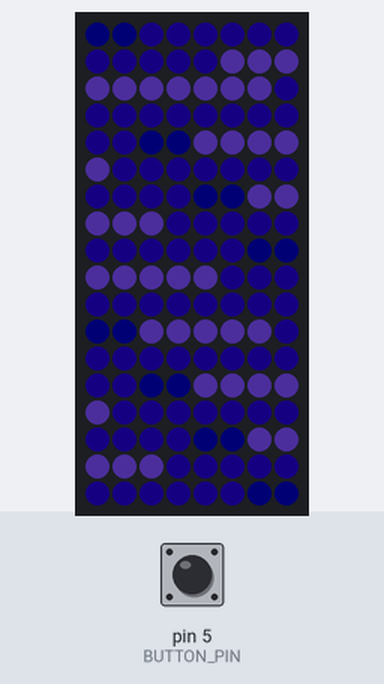
Bench run of a sketch on a simulated Arduino Uno, built with avr-gcc and run on an emulated ATmega328P. Shown: 8×18 RGB LED matrix (first LED top left, wired row by row). The inputs (shaded band) are chosen by the test bench; at power-on: pin 5 (BUTTON_PIN) LOW. Dim RGB values are drawn brighter than linear.

Above: at 4.2 s.
4.3 s: pin 5 (BUTTON_PIN) pulled HIGH for 0.15 s
At 4.48 s:
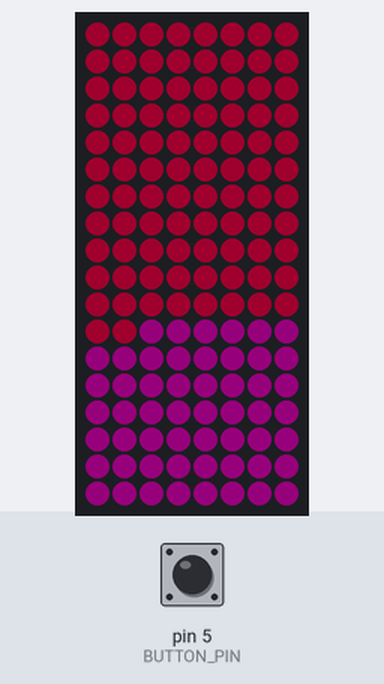
5.0 s: pin 5 (BUTTON_PIN) pulled HIGH for 1 s
At 5.09 s:
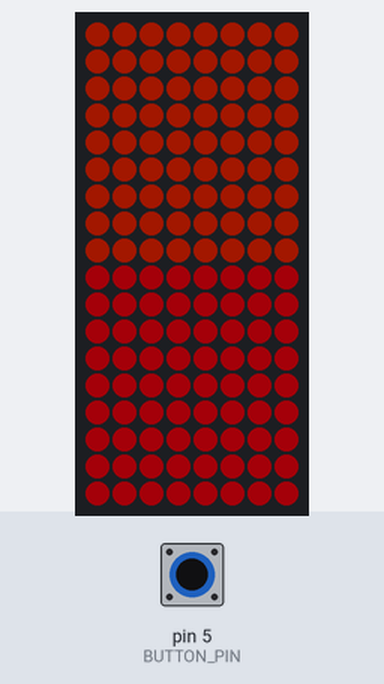
6.6 s: pin 5 (BUTTON_PIN) pulled HIGH for 0.15 s
At 6.93 s:
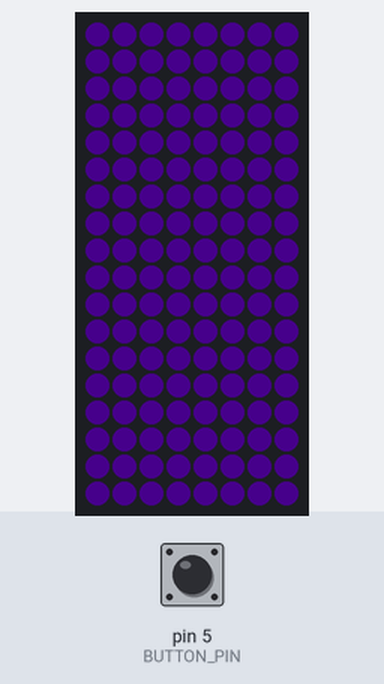
7.3 s: pin 5 (BUTTON_PIN) pulled HIGH for 3.2 s
At 7.69 s:
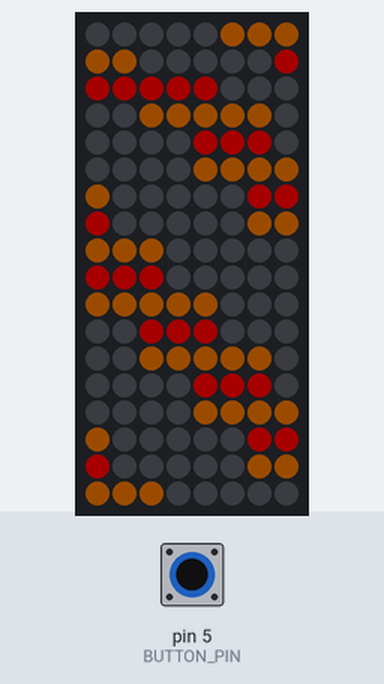
11.1 s: pin 5 (BUTTON_PIN) pulled HIGH for 0.15 s
At 11.41 s:
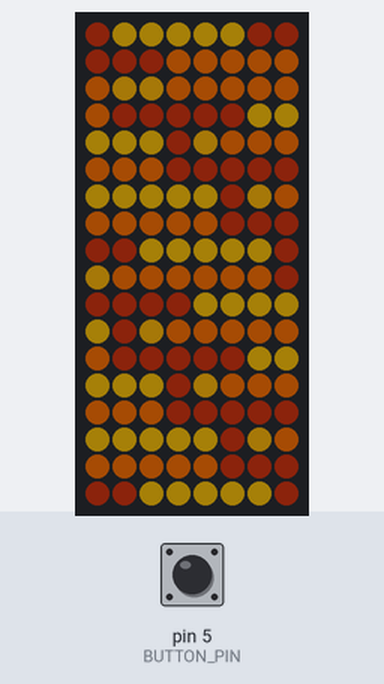
11.8 s: pin 5 (BUTTON_PIN) pulled HIGH for 1 s
At 12.65 s:
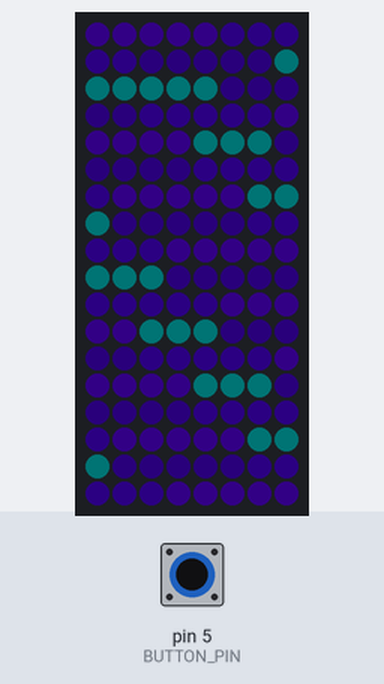
Timing chart, 0 to 14.4 s (numbered marks = the images above; inputs shaded):
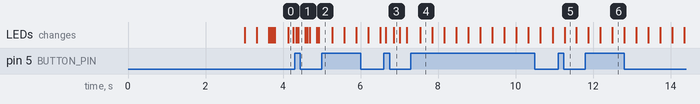

Measured:
- after the input at 4.3 s, the LEDs: first change at once (image 1 shows a later state)
- after the input at 6.6 s, the LEDs: first change after 0.05 s (image 3 shows a later state)
- after the input at 7.3 s, the LEDs: change after 0.24 s (image 4)
- after the input at 11.1 s, the LEDs: change after 0.16 s (image 5)
- after the input at 11.8 s, the LEDs: first change after 0.08 s (image 6 shows a later state)

The sketch:

main.ino
```cpp
#include <FastLED.h>
#include <Button.h>        //https://github.com/JChristensen/Button

// LED related
#define LED_PIN     2
#define NUM_COLUMNS 8
#define NUM_ROWS    18
#define NUM_LEDS    NUM_COLUMNS * NUM_ROWS
#define BRIGHTNESS  40
#define LED_TYPE    WS2812B
#define COLOR_ORDER GRB
#define NUMBER_OF_ANIMATIONS 8

// Button related
#define BUTTON_PIN  5
#define BUTTON_PULLUP false
#define BUTTON_INVERT true
#define BUTTON_DEBOUNCE 20

CRGB leds[NUM_LEDS];
Button theButton(BUTTON_PIN, BUTTON_PULLUP, BUTTON_INVERT, BUTTON_DEBOUNCE);

// Led numbers arranged in a matrix. Notice first column has reversed order, and all
// other columns increment downwards.
int matrix[NUM_ROWS][NUM_COLUMNS] = {
  {17,18,36,54,72,90,108,126},
  {16,19,37,55,73,91,109,127},
  {15,20,38,56,74,92,110,128},
  {14,21,39,57,75,93,111,129},
  {13,22,40,58,76,94,112,130},
  {12,23,41,59,77,95,113,131},
  {11,24,42,60,78,96,114,132},
  {10,25,43,61,79,97,115,133},
  {9,26,44,62,80,98,116,134},
  {8,27,45,63,81,99,117,135},
  {7,28,46,64,82,100,118,136},
  {6,29,47,65,83,101,119,137},
  {5,30,48,66,84,102,120,138},
  {4,31,49,67,85,103,121,139},
  {3,32,50,68,86,104,122,140},
  {2,33,51,69,87,105,123,141},
  {1,34,52,70,88,106,124,142},
  {0,35,53,71,89,107,125,143}
};


#define UPDATES_PER_SECOND 100

CRGBPalette16 currentPalette;
TBlendType    currentBlending;
int currentPaletteIndex = 0;
int currentAnimationIndex = 0;

// Gradient palette "bhw4_063_gp", originally from
// http://soliton.vm.bytemark.co.uk/pub/cpt-city/bhw/bhw4/tn/bhw4_063.png.index.html
// converted for FastLED with gammas (2.6, 2.2, 2.5)
// Size: 76 bytes of program space.

DEFINE_GRADIENT_PALETTE( bhw4_063_gp ) {
    0,   8,  3,  1,
   20,  50, 17,  1,
   35,  19, 13,  5,
   48, 242,115,  9,
   61, 252,184, 17,
   76, 252,114,  9,
   89,  75, 24,  7,
   99, 252,195, 14,
  117,  75, 24,  7,
  130, 210, 77,  6,
  140, 103, 33,  3,
  153,  10,  9,  9,
  168, 252,213, 21,
  186,  18,  6,  1,
  196,  50, 17,  1,
  209,   6,  4,  2,
  224,  91, 87, 72,
  242,  17,  9,  3,
  255,   4,  1, 12}
;

extern CRGBPalette16 bhw4_063_p = bhw4_063_gp;

// Gradient palette "bhw2_50_gp", originally from
// http://soliton.vm.bytemark.co.uk/pub/cpt-city/bhw/bhw2/tn/bhw2_50.png.index.html
// converted for FastLED with gammas (2.6, 2.2, 2.5)
// Size: 20 bytes of program space.

DEFINE_GRADIENT_PALETTE( bhw2_50_gp ) {
    0,   8,  2, 23,
   84,  47,  7,102,
  138,  16, 46,147,
  173,   2,127,203,
  255,   1,  7, 11
};

extern CRGBPalette16 bhw2_50_p = bhw2_50_gp;

// Gradient palette "bhw4_062_gp", originally from
// http://soliton.vm.bytemark.co.uk/pub/cpt-city/bhw/bhw4/tn/bhw4_062.png.index.html
// converted for FastLED with gammas (2.6, 2.2, 2.5)
// Size: 44 bytes of program space.

DEFINE_GRADIENT_PALETTE( bhw4_062_gp ) {
    0,   4,  1, 12,
   15,  10,  2, 25,
   35,  28, 16,138,
   63, 210,108,205,
  107,  47, 18, 74,
  137, 229,244,255,
  153, 165,118,228,
  178,  83, 53,174,
  209,   8,  2, 42,
  242,   1,  1, 12,
  255,   1,  1, 12
};

extern CRGBPalette16 bhw4_062_p = bhw4_062_gp;


void setup() {
    delay( 3000 ); // power-up safety delay
    FastLED.addLeds<LED_TYPE, LED_PIN, COLOR_ORDER>(leds, NUM_LEDS).setCorrection( TypicalLEDStrip );
    FastLED.setBrightness(BRIGHTNESS);

    pinMode(A0, INPUT);

    currentPalette = RainbowStripeColors_p;
    currentBlending = NOBLEND;
}

void loop() {
  static uint8_t startIndex = 0;

  // Motion speed
  startIndex = startIndex - 1;

  theButton.read();

  if (theButton.wasReleased()) {
    if (currentAnimationIndex < NUMBER_OF_ANIMATIONS - 1) {
      currentAnimationIndex = currentAnimationIndex + 1;
    } else {
      currentAnimationIndex = 0;
    }
  }

  switch (currentAnimationIndex) {
    case 0:
      topToBottomScrollAnimation5(startIndex);
      break;
    case 1:
      circularScrollAnimation(startIndex);
      break;
    case 2:
      topToBottomScrollAnimation2(startIndex);
      break;
    case 3:
      pulsatingColorsAnimation();
      break;
    case 4:
      topToBottomScrollAnimation(startIndex);
      break;
    case 5:
      topToBottomScrollAnimation3(startIndex);
      break;
    case 6:
      topToBottomScrollAnimation4(startIndex);
      break;
    case 7:
      runningClusterAnimation(startIndex);
      break;
  }

  FastLED.show();
  FastLED.delay(1000 / UPDATES_PER_SECOND);
}

void topToBottomScrollAnimation( uint8_t colorIndex) {
    currentPalette = RainbowStripeColors_p;
    uint8_t brightness = 255;

    for ( int row_index = 0; row_index < NUM_ROWS; row_index++) {  // 0...17
      for( int column_index = 0; column_index < NUM_COLUMNS; column_index++) { // 0...7
        leds[matrix[row_index][column_index]] = ColorFromPalette( currentPalette, colorIndex, brightness, currentBlending);
      }
      colorIndex += 3;
    }
}

void topToBottomScrollAnimation2( uint8_t colorIndex) {
    currentPalette = PartyColors_p;
    uint8_t brightness = 255;

    for ( int row_index = 0; row_index < NUM_ROWS; row_index++) {  // 0...17
      for( int column_index = 0; column_index < NUM_COLUMNS; column_index++) { // 0...7
        leds[matrix[row_index][column_index]] = ColorFromPalette( currentPalette, colorIndex, brightness, currentBlending);
      }
      colorIndex += 6;
    }
}

void topToBottomScrollAnimation3( uint8_t colorIndex) {
    currentPalette = bhw4_063_p;
    uint8_t brightness = 255;

    for ( int row_index = 0; row_index < NUM_ROWS; row_index++) {  // 0...17
      for( int column_index = 0; column_index < NUM_COLUMNS; column_index++) { // 0...7
        leds[matrix[row_index][column_index]] = ColorFromPalette( currentPalette, colorIndex, brightness, currentBlending);
      }
      colorIndex += 3;
    }
}

void topToBottomScrollAnimation4( uint8_t colorIndex) {
    currentPalette = bhw2_50_p;
    uint8_t brightness = 255;

    for ( int row_index = 0; row_index < NUM_ROWS; row_index++) {  // 0...17
      for( int column_index = 0; column_index < NUM_COLUMNS; column_index++) { // 0...7
        leds[matrix[row_index][column_index]] = ColorFromPalette( currentPalette, colorIndex, brightness, currentBlending);
      }
      colorIndex += 3;
    }
}

void topToBottomScrollAnimation5( uint8_t colorIndex) {
    currentPalette = bhw4_062_p;
    uint8_t brightness = 255;

    for ( int row_index = 0; row_index < NUM_ROWS; row_index++) {  // 0...17
      for( int column_index = 0; column_index < NUM_COLUMNS; column_index++) { // 0...7
        leds[matrix[row_index][column_index]] = ColorFromPalette( currentPalette, colorIndex, brightness, currentBlending);
      }
      colorIndex += 3;
    }
}

void circularScrollAnimation( uint8_t colorIndex) {
    currentPalette = PartyColors_p;
    uint8_t brightness = 255;

    for( int column_index = 0; column_index < NUM_COLUMNS; column_index++) { // 0...7
      for ( int row_index = 0; row_index < NUM_ROWS; row_index++) {  // 0...17
        leds[matrix[row_index][column_index]] = ColorFromPalette( currentPalette, colorIndex, brightness, currentBlending);
      }
      colorIndex += 3;
    }
}

void runningClusterAnimation (uint8_t colorIndex) {
  uint8_t brightness = 255;
  static uint8_t currentClusterCol = 0;
  static uint8_t currentClusterRow = 0;
  currentPalette = RainbowColors_p;
  static uint8_t skipCount = 0;

  for( int column_index = 0; column_index < NUM_COLUMNS; column_index++) {
    for ( int row_index = 0; row_index < (NUM_ROWS - 8); row_index++) {

      if (column_index == currentClusterCol && row_index == currentClusterRow) {
        // Add colors to 3 pixels in a row. The leading and trailing pixel should be faded.

        // Main col
        leds[matrix[row_index][column_index]] = ColorFromPalette( currentPalette, colorIndex, brightness, currentBlending);
        // Next col
        if (column_index >= NUM_COLUMNS) {  // On last column
          leds[matrix[row_index][0]] = ColorFromPalette( currentPalette, colorIndex, brightness / 2, currentBlending);
        } else {
          leds[matrix[row_index][column_index + 1]] = ColorFromPalette( currentPalette, colorIndex, brightness / 2, currentBlending);
        }
        // Prev col
        if (column_index == 0) { // On first column
          leds[matrix[row_index][NUM_COLUMNS - 2]] = ColorFromPalette( currentPalette, colorIndex, brightness / 2, currentBlending);
        } else {
          leds[matrix[row_index][column_index - 1]] = ColorFromPalette( currentPalette, colorIndex, brightness / 2, currentBlending);
        }
      } else {
        leds[matrix[row_index][column_index]] = CRGB::Black;
      }
    }
  }

  // Regulate traversing speed
  if (skipCount < 5) {
    skipCount = skipCount + 1;
    return;
  } else {
    skipCount = 0;
  }

  if (currentClusterRow >= (NUM_ROWS - 8) - 1) {
    currentClusterRow = 0;
  } else if (currentClusterCol >= NUM_COLUMNS - 1) {
    // On last column, switch to next row.
    currentClusterRow = currentClusterRow + 1;
  }

  if (currentClusterCol >= NUM_COLUMNS - 1) {
    // Last column
    currentClusterCol = 0;
  } else {
    currentClusterCol = currentClusterCol + 1;
  }
}

void pulsatingColorsAnimation () {
  currentPalette = PartyColors_p;
  static uint8_t brightnessDirection = 0;  // Incrementing
  static uint8_t brightness = 100;
  static uint8_t stepSize = 1;
  static uint8_t pulsatingColorIndex = 0;

  for ( int row_index = 0; row_index < NUM_ROWS; row_index++) {  // 0...17
    for( int column_index = 0; column_index < NUM_COLUMNS; column_index++) { // 0...7
      leds[matrix[row_index][column_index]] = ColorFromPalette( currentPalette, pulsatingColorIndex, brightness, currentBlending);
    }
  }

  if (brightness >= 250 && brightnessDirection == 0) {
    brightnessDirection = 1;
  } else if (brightness <= 25 && brightnessDirection == 1) {
    brightnessDirection = 0;
    pulsatingColorIndex = pulsatingColorIndex + 20;
  }
  brightness = brightnessDirection == 0 ? brightness + stepSize : brightness - stepSize;
}
```
